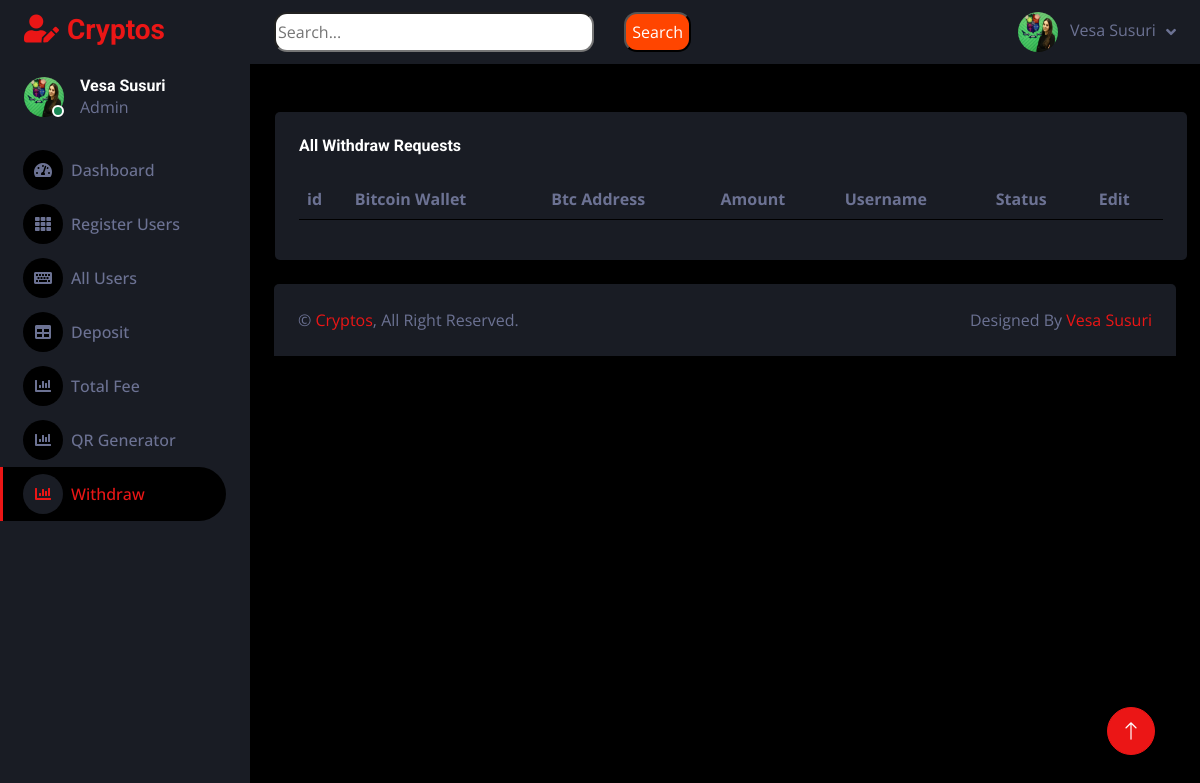
/admin2/withdrawRequest.php, run on an earlier commit of the app's database.
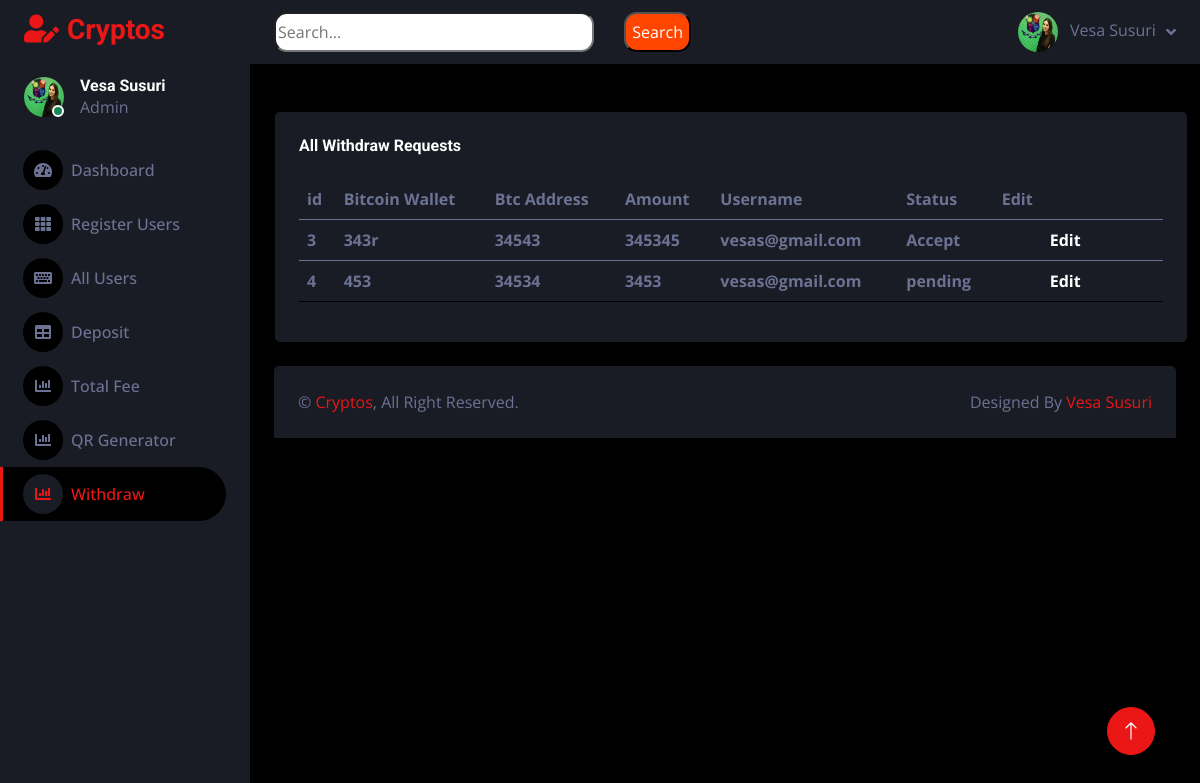
And on a later commit of the database.
### tables this page shows
CREATE TABLE `withdraw` (
  `id` int(255) NOT NULL,
  `bwallet` varchar(255) DEFAULT NULL,
  `btcAddress` varchar(255) DEFAULT NULL,
  `amount` varchar(255) DEFAULT NULL,
  `username` varchar(255) DEFAULT NULL,
  `status` varchar(255) DEFAULT 'pending'
);

### admin2/withdrawRequest.php (the view, shortened to what the changed rows need)
<!DOCTYPE html>
<html lang="en">
<head>
    <link href="https://cdnjs.cloudflare.com/ajax/libs/font-awesome/5.10.0/css/all.min.css" rel="stylesheet">
    <link href="https://cdn.jsdelivr.net/npm/bootstrap-icons@1.4.1/font/bootstrap-icons.css" rel="stylesheet">
    <link href="lib/owlcarousel/assets/owl.carousel.min.css" rel="stylesheet">
    <link href="lib/tempusdominus/css/tempusdominus-bootstrap-4.min.css" rel="stylesheet" />
    <link href="css/bootstrap.min.css" rel="stylesheet">
    <link href="css/style.css" rel="stylesheet">
</head>
<body>
    <div class="container-fluid position-relative d-flex p-0">
        <div class="content">
            <br><br>
            <div class="col-sm-12 col-xl-6" style="margin-left:25px; width:96%;">
                 <div class="bg-secondary rounded h-100 p-4">
                    <table class="table table-hover">
                        <thead>
                         <tr>
                            <th scope="col">id</th>
                            <th scope="col">Bitcoin Wallet</th>
                            <th scope="col">Btc Address</th>
                            <th scope="col">Amount</th>
                            <th scope="col">Username</th>
                            <th scope="col">Status</th>
                            <th scope="col">Edit</th>
                          </tr>
                        </thead>
                        <?php
                            $con = mysqli_connect("localhost", "root", "", "crypto");
                mysqli_select_db($con, "crypto");
                $select_produktet = "select * from withdraw";
                $run_produktet = mysqli_query($con, $select_produktet);
                while ($row = mysqli_fetch_array($run_produktet)) {
                    $id = $row['id'];
                    $bwallet = $row['bwallet'];
                    $btcAddress = $row['btcAddress'];
                    $amount = $row['amount'];
                    $username = $row['username'];
                    $status = $row['status'];
                ?>
                        <tbody>
                            <tr>
                            <th scope="row">
                              <?php echo $id; ?>
                            </th>
                            <th scope="row">
                            <?php echo $bwallet; ?>
                            </th>
                            <th scope="row">
                            <?php echo $btcAddress; ?>
                            </th>
                            <th scope="row">
                            <?php echo $amount; ?>
                            </th>
                            <th scope="row">
                            <?php echo $username; ?>
                            </th>
                            <th scope="row">
                            <?php echo $status; ?>
                            </th>
                            <th scope="row">
                             <a href="edit_withdraw.php?edit=<?php echo $id; ?>" class=" flex justify-center items-center text-white bg-blue-700 hover:bg-blue-800 focus:ring-4 focus:ring-blue-300 font-medium rounded-lg text-sm px-5 py-2.5 mr-2 mb-2 dark:bg-blue-600 dark:hover:bg-blue-700 focus:outline-none dark:focus:ring-blue-800">Edit</a>
                            </th>
                                </tbody>
                                <?php } ?>
                            </table>
                        </div>
                    </div>
        </div>
    </div>
</body>
</html>

What changed in the data, as far as the page shows it:
added withdraw: id "3", bwallet "343r", btcAddress "34543", amount "345345", username "vesas@gmail.com", status "Accept"
added withdraw: id "4", bwallet "453", btcAddress "34534", amount "3453", username "vesas@gmail.com", status "pending"
